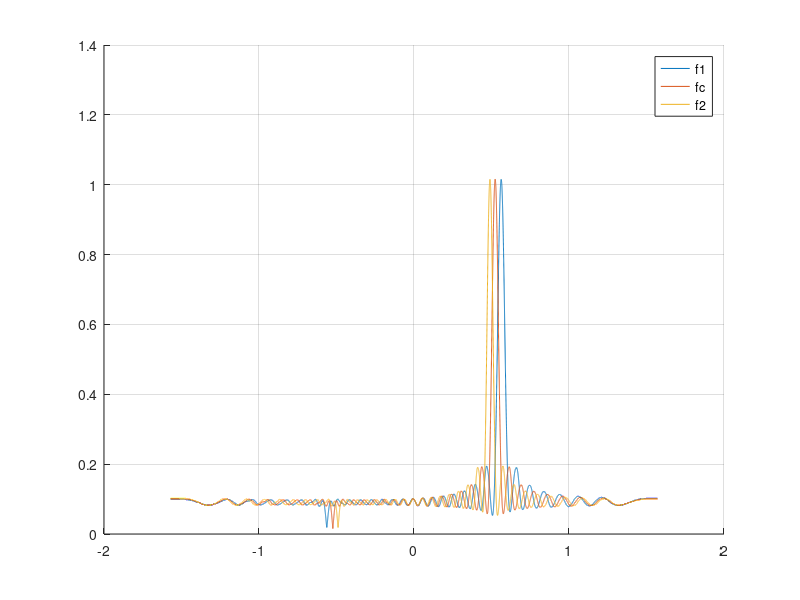
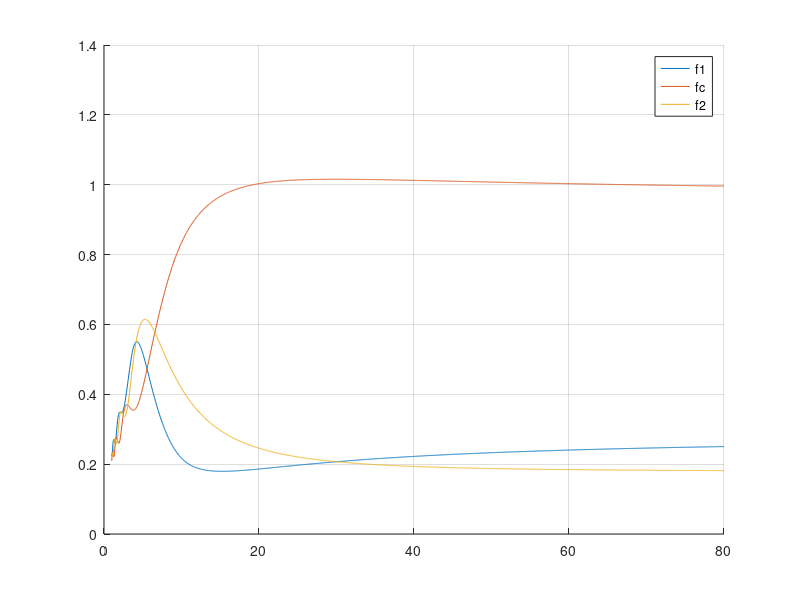

MATLAB code for these plots, in order:
clc
clear
close all
%%%%%%%%%%%%%%%%%%%%%%%%%%%
theta = -pi/2:0.0001:pi/2;  % AoA/AoD
dist = 1:0.05:80;
M = 32;  % # antennas
c = 3e8; % light speed
fc = 8e9;
B = 1e9;
f_ml = fc-B/2; lambda_l = c/f_ml;
f_mu = fc+B/2; lambda_u = c/f_mu;
lambda_c = c/fc;
lambda_m = [lambda_l,lambda_c,lambda_u];
theta_F = deg2rad(30);
dist_F = 30;
%%%%%%%%%%%%%%%%%%%%%%%%%%%
AG = @(M,n,lambda_c,lambda_m,theta,dist,theta_F,dist_F) ...
0.5/M*exp(1j*n*0.5*lambda_c*(2*pi/lambda_m*sin(theta) - 2*pi/lambda_c*sin(theta_F))...
-1j*n^2*0.25*lambda_c^2*(2*pi/lambda_m*((1-sin(theta).^2)./(2*dist)) - ...
2*pi/lambda_c*((1-sin(theta_F)^2)./(2*dist_F))));

AG_theta = zeros(3, length(theta));
AG_dist = zeros(3, length(dist));
%%%%%%

for i=1:3
    for j=-M:M
        AG_theta(i,:)=abs(AG_theta(i,:)+ ...
        AG(M,j,lambda_c,lambda_m(i),theta,dist_F,theta_F,dist_F));
    end
end


for i=1:3
    for j=-M:M
        AG_dist(i,:)=abs(AG_dist(i,:)+ ...
        AG(M,j,lambda_c,lambda_m(i),theta_F,dist,theta_F,dist_F));
    end
end

%%%% plots
figure
hold on
for i=1:3
    plot(theta, AG_theta(i,:))
end
legend('f1', 'fc', 'f2')
grid

figure
hold on
for i=1:3
    plot(dist, AG_dist(i,:))
end
legend('f1', 'fc', 'f2')

grid